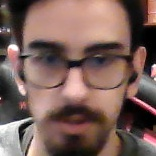
#> input picture database/emanuel/10 - Copy.jpg, 156 x 156 px, given in place of the camera
$ python flow.py
#> lines starting #> are read from the running program, lines starting #| are printed output that depends on the picture; after the words box and inside, x2 and y2 are one past the last pixel; in counts of white or black regions, pixels touching at a corner belong together
#!/usr/bin/env python3

import cv2
import matplotlib.pyplot as plt
import copy
import sys


def main():
    # --------------------------------------
    # Initialization
    # --------------------------------------
    cam = cv2.VideoCapture(0)

    #Load the Classifier-pre-trained Haar Cascade classifier that is built into OpenCV
    face_classifier = cv2.CascadeClassifier(
    cv2.data.haarcascades + "haarcascade_frontalface_default.xml"
    )

    # --------------------------------------
    # Execution
    # --------------------------------------
    while True:

        check,frame = cam.read()
#> frame is the input picture: shape (156, 156, 3); mean B, G, R 89.3, 96.1, 122.7
        if check is False:
            break
        frame = cv2.flip(frame,1)
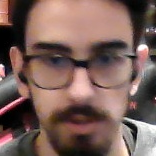
#> frame: shape (156, 156, 3); mean B, G, R 89.3, 96.1, 122.7
        y_frame,x_frame,_ = frame.shape
#> y_frame = 156; x_frame = 156

        # ------------------------------------------------------
        # Detect persons using haar cascade classifier
        # ------------------------------------------------------
        gray_image=cv2.cvtColor(frame, cv2.COLOR_BGR2GRAY)
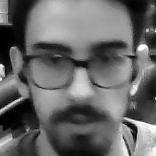
#> gray_image: shape (156, 156); min 0, max 255, mean 103.3
        y_gray,x_gray= gray_image.shape
#> y_gray = 156; x_gray = 156
        face = face_classifier.detectMultiScale(
        gray_image, scaleFactor=1.1, minNeighbors=10, minSize=(30, 30)
        )
#> face = [[11, 10, 137, 137]]

        #---------------------------------------
        # Deteção de conhecidos
        #---------------------------------------
        img_person_1=cv2.imread('./database/joao_figueiredo/1.jpg')
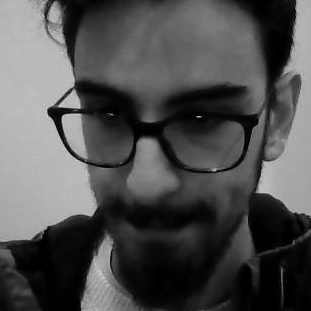
#> input picture database/emanuel/1.jpg, 311 x 311 px, found by its file name
#> img_person_1 is the input picture: shape (311, 311, 3); min 0, max 219, mean 80.1
        img_person_2=cv2.imread('./database/emanuel/1.jpg')

        result_1 = cv2.matchTemplate(frame,img_person_1, cv2.TM_CCOEFF_NORMED)
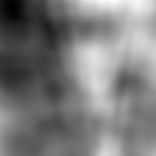
#> result_1: shape (156, 156) float32; min -0.341, max 0.231, mean -0.0644; drawn with min black and max white
        result_2 = cv2.matchTemplate(frame,img_person_2, cv2.TM_CCOEFF_NORMED)
        h,w,_=frame.shape
#> h = 156; w = 156
        _, value_max_1, _,max_loc_1 = cv2.minMaxLoc(result_1)
#> value_max_1 = 0.231; max_loc_1 = (114, 0)
        cv2.rectangle(frame,(max_loc_1[0],max_loc_1[1]),(max_loc_1[0],max_loc_1[1]),(0,0,255),4)
#> frame: shape (156, 156, 3); 0.04% of pixels changed, all inside (x1, y1, x2, y2) = (112, 0, 117, 3)

        _, value_max_2, _,max_loc_2 = cv2.minMaxLoc(result_2)
#> value_max_2 = 0.231; max_loc_2 = (114, 0)
        cv2.rectangle(frame,(max_loc_2[0],max_loc_2[1]),(max_loc_2[0]+w,max_loc_2[1]+h),(255,0,0),4)
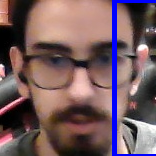
#> frame: shape (156, 156, 3); mean B, G, R 95.2, 91.5, 117


        # --------------------------------------
        # Visualization
        # --------------------------------------

        for (x, y, w, h) in face:
            cv2.rectangle(frame, (x, y), (x + w, y + h), (0, 255, 0), 4)
#> this loop made 1 pass
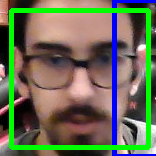
#> frame: shape (156, 156, 3); 11.21% of pixels changed, all inside (x1, y1, x2, y2) = (9, 8, 151, 150)

        cv2.imshow('face detection', frame)
        cv2.imread

        key = cv2.waitKey(1)
#> (key Esc is pressed here)
        if key == 27: # esc
            break

    cam.release()
    cv2.destroyAllWindows()


if __name__ =="__main__":
    main()
